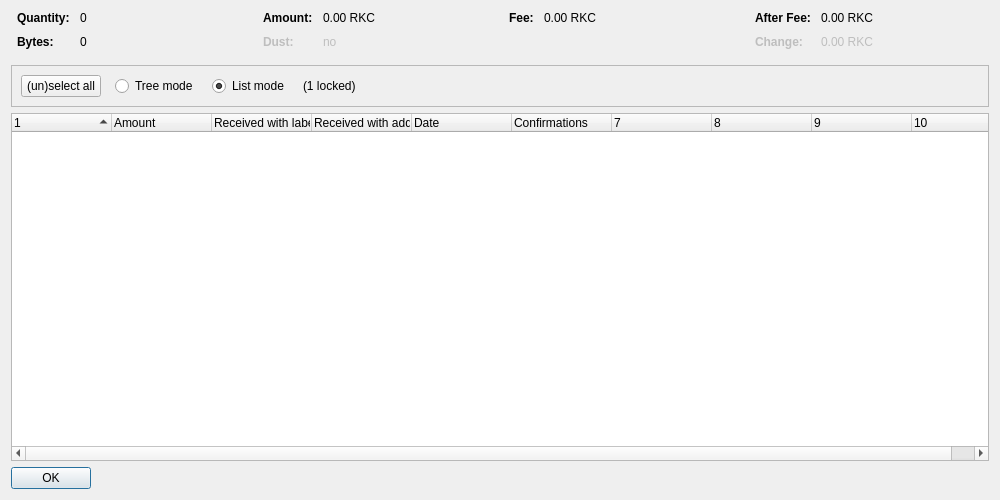
<?xml version="1.0" encoding="UTF-8"?>
<ui version="4.0">
 <class>CoinControlDialog</class>
 <widget class="QDialog" name="CoinControlDialog">
  <property name="geometry">
   <rect>
    <x>0</x>
    <y>0</y>
    <width>1000</width>
    <height>500</height>
   </rect>
  </property>
  <property name="windowTitle">
   <string>Coin Selection</string>
  </property>
  <layout class="QVBoxLayout" name="verticalLayout">
   <item>
    <layout class="QHBoxLayout" name="horizontalLayoutTop" stretch="0,0,0,0">
     <property name="topMargin">
      <number>0</number>
     </property>
     <property name="bottomMargin">
      <number>10</number>
     </property>
     <item>
      <layout class="QFormLayout" name="formLayoutCoinControl1">
       <property name="horizontalSpacing">
        <number>10</number>
       </property>
       <property name="verticalSpacing">
        <number>10</number>
       </property>
       <property name="leftMargin">
        <number>6</number>
       </property>
       <property name="rightMargin">
        <number>6</number>
       </property>
       <item row="0" column="0">
        <widget class="QLabel" name="labelCoinControlQuantityText">
         <property name="font">
          <font>
           <weight>75</weight>
           <bold>true</bold>
          </font>
         </property>
         <property name="text">
          <string>Quantity:</string>
         </property>
        </widget>
       </item>
       <item row="0" column="1">
        <widget class="QLabel" name="labelCoinControlQuantity">
         <property name="cursor">
          <cursorShape>IBeamCursor</cursorShape>
         </property>
         <property name="contextMenuPolicy">
          <enum>Qt::ActionsContextMenu</enum>
         </property>
         <property name="text">
          <string notr="true">0</string>
         </property>
         <property name="textInteractionFlags">
          <set>Qt::LinksAccessibleByMouse|Qt::TextSelectableByKeyboard|Qt::TextSelectableByMouse</set>
         </property>
        </widget>
       </item>
       <item row="1" column="0">
        <widget class="QLabel" name="labelCoinControlBytesText">
         <property name="font">
          <font>
           <weight>75</weight>
           <bold>true</bold>
          </font>
         </property>
         <property name="text">
          <string>Bytes:</string>
         </property>
        </widget>
       </item>
       <item row="1" column="1">
        <widget class="QLabel" name="labelCoinControlBytes">
         <property name="cursor">
          <cursorShape>IBeamCursor</cursorShape>
         </property>
         <property name="contextMenuPolicy">
          <enum>Qt::ActionsContextMenu</enum>
         </property>
         <property name="text">
          <string notr="true">0</string>
         </property>
         <property name="textInteractionFlags">
          <set>Qt::LinksAccessibleByMouse|Qt::TextSelectableByKeyboard|Qt::TextSelectableByMouse</set>
         </property>
        </widget>
       </item>
      </layout>
     </item>
     <item>
      <layout class="QFormLayout" name="formLayoutCoinControl2">
       <property name="horizontalSpacing">
        <number>10</number>
       </property>
       <property name="verticalSpacing">
        <number>10</number>
       </property>
       <property name="leftMargin">
        <number>6</number>
       </property>
       <property name="rightMargin">
        <number>6</number>
       </property>
       <item row="0" column="0">
        <widget class="QLabel" name="labelCoinControlAmountText">
         <property name="font">
          <font>
           <weight>75</weight>
           <bold>true</bold>
          </font>
         </property>
         <property name="text">
          <string>Amount:</string>
         </property>
        </widget>
       </item>
       <item row="0" column="1">
        <widget class="QLabel" name="labelCoinControlAmount">
         <property name="cursor">
          <cursorShape>IBeamCursor</cursorShape>
         </property>
         <property name="contextMenuPolicy">
          <enum>Qt::ActionsContextMenu</enum>
         </property>
         <property name="text">
          <string notr="true">0.00 RKC</string>
         </property>
         <property name="textInteractionFlags">
          <set>Qt::LinksAccessibleByMouse|Qt::TextSelectableByKeyboard|Qt::TextSelectableByMouse</set>
         </property>
        </widget>
       </item>
       <item row="1" column="0">
        <widget class="QLabel" name="labelCoinControlLowOutputText">
         <property name="enabled">
          <bool>false</bool>
         </property>
         <property name="font">
          <font>
           <weight>75</weight>
           <bold>true</bold>
          </font>
         </property>
         <property name="text">
          <string>Dust:</string>
         </property>
        </widget>
       </item>
       <item row="1" column="1">
        <widget class="QLabel" name="labelCoinControlLowOutput">
         <property name="enabled">
          <bool>false</bool>
         </property>
         <property name="cursor">
          <cursorShape>IBeamCursor</cursorShape>
         </property>
         <property name="contextMenuPolicy">
          <enum>Qt::ActionsContextMenu</enum>
         </property>
         <property name="text">
          <string notr="true">no</string>
         </property>
         <property name="textInteractionFlags">
          <set>Qt::LinksAccessibleByMouse|Qt::TextSelectableByKeyboard|Qt::TextSelectableByMouse</set>
         </property>
        </widget>
       </item>
      </layout>
     </item>
     <item>
      <layout class="QFormLayout" name="formLayoutCoinControl3">
       <property name="horizontalSpacing">
        <number>10</number>
       </property>
       <property name="verticalSpacing">
        <number>10</number>
       </property>
       <property name="leftMargin">
        <number>6</number>
       </property>
       <property name="rightMargin">
        <number>6</number>
       </property>
       <item row="0" column="0">
        <widget class="QLabel" name="labelCoinControlFeeText">
         <property name="font">
          <font>
           <weight>75</weight>
           <bold>true</bold>
          </font>
         </property>
         <property name="text">
          <string>Fee:</string>
         </property>
        </widget>
       </item>
       <item row="0" column="1">
        <widget class="QLabel" name="labelCoinControlFee">
         <property name="cursor">
          <cursorShape>IBeamCursor</cursorShape>
         </property>
         <property name="contextMenuPolicy">
          <enum>Qt::ActionsContextMenu</enum>
         </property>
         <property name="text">
          <string notr="true">0.00 RKC</string>
         </property>
         <property name="textInteractionFlags">
          <set>Qt::LinksAccessibleByMouse|Qt::TextSelectableByKeyboard|Qt::TextSelectableByMouse</set>
         </property>
        </widget>
       </item>
      </layout>
     </item>
     <item>
      <layout class="QFormLayout" name="formLayoutCoinControl4">
       <property name="horizontalSpacing">
        <number>10</number>
       </property>
       <property name="verticalSpacing">
        <number>10</number>
       </property>
       <property name="leftMargin">
        <number>6</number>
       </property>
       <property name="rightMargin">
        <number>6</number>
       </property>
       <item row="0" column="0">
        <widget class="QLabel" name="labelCoinControlAfterFeeText">
         <property name="font">
          <font>
           <weight>75</weight>
           <bold>true</bold>
          </font>
         </property>
         <property name="text">
          <string>After Fee:</string>
         </property>
        </widget>
       </item>
       <item row="0" column="1">
        <widget class="QLabel" name="labelCoinControlAfterFee">
         <property name="cursor">
          <cursorShape>IBeamCursor</cursorShape>
         </property>
         <property name="contextMenuPolicy">
          <enum>Qt::ActionsContextMenu</enum>
         </property>
         <property name="text">
          <string notr="true">0.00 RKC</string>
         </property>
         <property name="textInteractionFlags">
          <set>Qt::LinksAccessibleByMouse|Qt::TextSelectableByKeyboard|Qt::TextSelectableByMouse</set>
         </property>
        </widget>
       </item>
       <item row="1" column="0">
        <widget class="QLabel" name="labelCoinControlChangeText">
         <property name="enabled">
          <bool>false</bool>
         </property>
         <property name="font">
          <font>
           <weight>75</weight>
           <bold>true</bold>
          </font>
         </property>
         <property name="text">
          <string>Change:</string>
         </property>
        </widget>
       </item>
       <item row="1" column="1">
        <widget class="QLabel" name="labelCoinControlChange">
         <property name="enabled">
          <bool>false</bool>
         </property>
         <property name="cursor">
          <cursorShape>IBeamCursor</cursorShape>
         </property>
         <property name="contextMenuPolicy">
          <enum>Qt::ActionsContextMenu</enum>
         </property>
         <property name="text">
          <string notr="true">0.00 RKC</string>
         </property>
         <property name="textInteractionFlags">
          <set>Qt::LinksAccessibleByMouse|Qt::TextSelectableByKeyboard|Qt::TextSelectableByMouse</set>
         </property>
        </widget>
       </item>
      </layout>
     </item>
    </layout>
   </item>
   <item>
    <widget class="QFrame" name="frame">
     <property name="minimumSize">
      <size>
       <width>0</width>
       <height>40</height>
      </size>
     </property>
     <property name="frameShape">
      <enum>QFrame::StyledPanel</enum>
     </property>
     <property name="frameShadow">
      <enum>QFrame::Sunken</enum>
     </property>
     <layout class="QHBoxLayout" name="horizontalLayout">
      <item>
       <layout class="QHBoxLayout" name="horizontalLayoutPanel" stretch="0,0,0,0,0">
        <property name="spacing">
         <number>14</number>
        </property>
        <item>
         <widget class="QPushButton" name="pushButtonSelectAll">
          <property name="sizePolicy">
           <sizepolicy hsizetype="Maximum" vsizetype="Fixed">
            <horstretch>0</horstretch>
            <verstretch>0</verstretch>
           </sizepolicy>
          </property>
          <property name="text">
           <string>(un)select all</string>
          </property>
          <property name="autoDefault">
           <bool>false</bool>
          </property>
         </widget>
        </item>
        <item>
         <widget class="QRadioButton" name="radioTreeMode">
          <property name="sizePolicy">
           <sizepolicy hsizetype="Maximum" vsizetype="Fixed">
            <horstretch>0</horstretch>
            <verstretch>0</verstretch>
           </sizepolicy>
          </property>
          <property name="text">
           <string>Tree mode</string>
          </property>
         </widget>
        </item>
        <item>
         <widget class="QRadioButton" name="radioListMode">
          <property name="sizePolicy">
           <sizepolicy hsizetype="Maximum" vsizetype="Fixed">
            <horstretch>0</horstretch>
            <verstretch>0</verstretch>
           </sizepolicy>
          </property>
          <property name="text">
           <string>List mode</string>
          </property>
          <property name="checked">
           <bool>true</bool>
          </property>
         </widget>
        </item>
        <item>
         <widget class="QLabel" name="labelLocked">
          <property name="text">
           <string notr="true">(1 locked)</string>
          </property>
         </widget>
        </item>
        <item>
         <spacer name="horizontalSpacer">
          <property name="orientation">
           <enum>Qt::Horizontal</enum>
          </property>
          <property name="sizeHint" stdset="0">
           <size>
            <width>40</width>
            <height>20</height>
           </size>
          </property>
         </spacer>
        </item>
       </layout>
      </item>
     </layout>
    </widget>
   </item>
   <item>
    <widget class="CoinControlTreeWidget" name="treeWidget">
     <property name="contextMenuPolicy">
      <enum>Qt::CustomContextMenu</enum>
     </property>
     <property name="sortingEnabled">
      <bool>false</bool>
     </property>
     <property name="columnCount">
      <number>10</number>
     </property>
     <attribute name="headerShowSortIndicator" stdset="0">
      <bool>true</bool>
     </attribute>
     <attribute name="headerStretchLastSection">
      <bool>false</bool>
     </attribute>
     <column>
      <property name="text">
       <string/>
      </property>
     </column>
     <column>
      <property name="text">
       <string>Amount</string>
      </property>
     </column>
     <column>
      <property name="text">
       <string>Received with label</string>
      </property>
     </column>
     <column>
      <property name="text">
       <string>Received with address</string>
      </property>
     </column>
     <column>
      <property name="text">
       <string>Date</string>
      </property>
     </column>
     <column>
      <property name="text">
       <string>Confirmations</string>
      </property>
      <property name="toolTip">
       <string>Confirmed</string>
      </property>
     </column>
     <column>
      <property name="text">
       <string/>
      </property>
     </column>
     <column>
      <property name="text">
       <string/>
      </property>
     </column>
     <column>
      <property name="text">
       <string/>
      </property>
     </column>
     <column>
      <property name="text">
       <string/>
      </property>
     </column>
    </widget>
   </item>
   <item>
    <widget class="QDialogButtonBox" name="buttonBox">
     <property name="sizePolicy">
      <sizepolicy hsizetype="Maximum" vsizetype="Fixed">
       <horstretch>0</horstretch>
       <verstretch>0</verstretch>
      </sizepolicy>
     </property>
     <property name="orientation">
      <enum>Qt::Horizontal</enum>
     </property>
     <property name="standardButtons">
      <set>QDialogButtonBox::Ok</set>
     </property>
    </widget>
   </item>
  </layout>
 </widget>
 <customwidgets>
  <customwidget>
   <class>CoinControlTreeWidget</class>
   <extends>QTreeWidget</extends>
   <header>qt/coincontroltreewidget.h</header>
  </customwidget>
 </customwidgets>
 <resources/>
 <connections/>
</ui>
